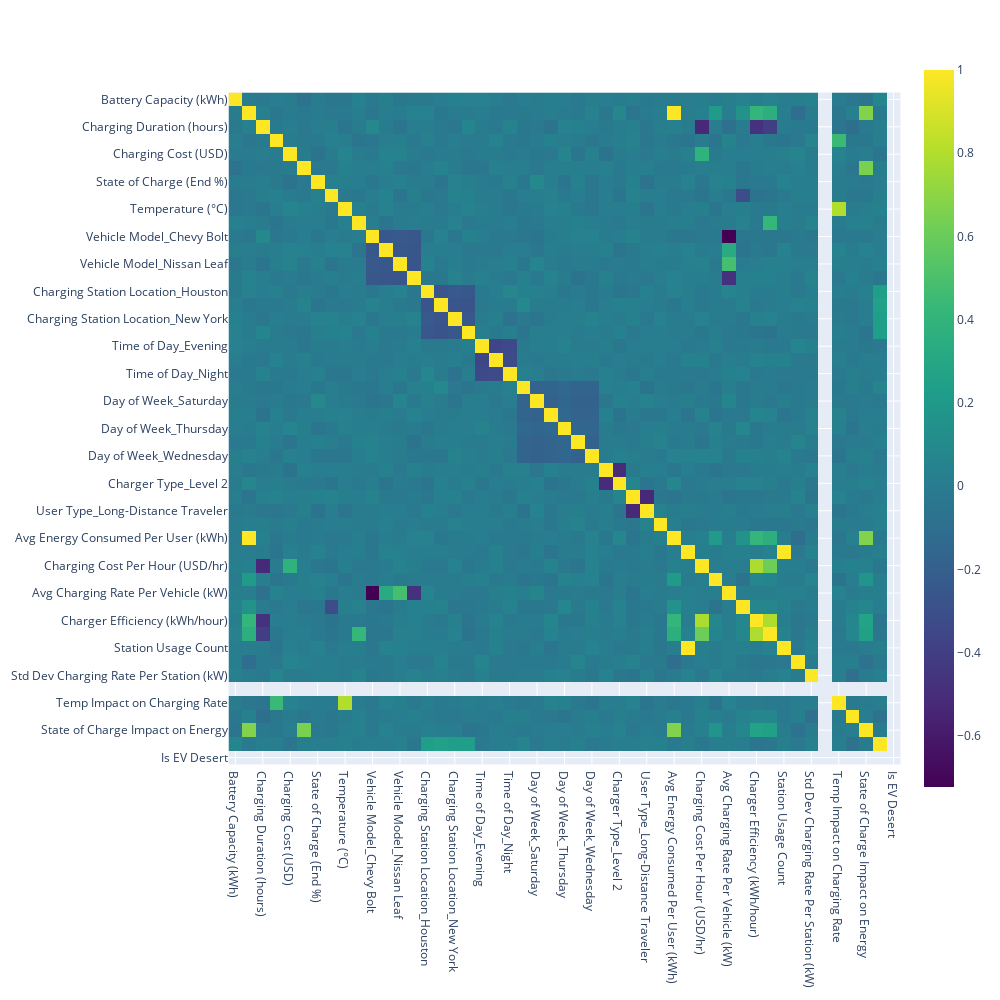

Notebook cell for this chart:
### Code cell
numeric_df = df.select_dtypes(include=['float64', 'int64'])
numeric_df.dtypes

correlation_matrix = numeric_df.corr()
print(correlation_matrix)

threshold = 0.8 

correlation_matrix_abs = correlation_matrix.abs()
# Create a mask to get pairs of highly correlated features
mask = (correlation_matrix_abs > threshold) & (correlation_matrix_abs != 1)  # Exclude self-correlation

# 5. Identify the features to drop
features_to_drop = set()

for i in range(len(correlation_matrix.columns)):
    for j in range(i):
        if mask.iloc[i, j]:
            colname = correlation_matrix.columns[i]
            features_to_drop.add(colname)
            print(f"Feature '{colname}' is highly correlated with '{correlation_matrix.columns[j]}'")

# 6. Print out the features to be dropped
print("\nFeatures marked for removal due to high correlation:")
print(features_to_drop)

# Debug: print the correlation between pairs of features being dropped
for feature in features_to_drop:
    print(f"Feature '{feature}' has high correlation with another feature.")

# 7. Drop the highly correlated features
df = df.drop(columns=features_to_drop)

# Print the removed features
print("\nRemoved features due to high correlation:")
print(features_to_drop)

# Visualize the correlation matrix
fig = px.imshow(correlation_matrix, text_auto=True, color_continuous_scale='Viridis')
fig.update_layout(width=1000, height=1000)
fig.show()

# Show the resulting DataFrame
print("\nRemaining DataFrame:")
print(df.head())

### Figure 1 — Plotly figure (JSON) as saved in the notebook; plotly's stock layout.template omitted (floating-point values rounded to 4 significant figures; data arrays with more than 128 entries replaced by an {"elided": "..."} marker saying what was removed)
{"data": [{"coloraxis": "coloraxis", "hovertemplate": "x: %{x}<br>y: %{y}<br>color: %{z}<extra></extra>", "name": "0", "texttemplate": "%{z}", "type": "heatmap", "x": ["Battery Capacity (kWh)", "Energy Consumed (kWh)", "Charging Duration (hours)", "Charging Rate (kW)", "Charging Cost (USD)", "State of Charge (Start %)", "State of Charge (End %)", "Distance Driven (since last charge) (km)", "Temperature (°C)", "Vehicle Age (years)", "Vehicle Model_Chevy Bolt", "Vehicle Model_Hyundai Kona", "Vehicle Model_Nissan Leaf", "Vehicle Model_Tesla Model 3", "Charging Station Location_Houston", "Charging Station Location_Los Angeles", "Charging Station Location_New York", "Charging Station Location_San Francisco", "Time of Day_Evening", "Time of Day_Morning", "Time of Day_Night", "Day of Week_Monday", "Day of Week_Saturday", "Day of Week_Sunday", "Day of Week_Thursday", "Day of Week_Tuesday", "Day of Week_Wednesday", "Charger Type_Level 1", "Charger Type_Level 2", "User Type_Commuter", "User Type_Long-Distance Traveler", "Peak vs Off-Peak", "Avg Energy Consumed Per User (kWh)", "Station Usage Intensity", "Charging Cost Per Hour (USD/hr)", "Avg Energy Consumed Per Day (kWh)", "Avg Charging Rate Per Vehicle (kW)", "Vehicle Efficiency (kWh/km)", "Charger Efficiency (kWh/hour)", "Charging Efficiency x Vehicle Age", "Station Usage Count", "Cost Per kWh (USD)", "Std Dev Charging Rate Per Station (kW)", "Charging Duration Skewness", "Temp Impact on Charging Rate", "Charging Duration Skewness Per Station", "State of Charge Impact on Energy", "Charging Station Count by City", "Is EV Desert"], "xaxis": "x", "y": ["Battery Capacity (kWh)", "Energy Consumed (kWh)", "Charging Duration (hours)", "Charging Rate (kW)", "Charging Cost (USD)", "State of Charge (Start %)", "State of Charge (End %)", "Distance Driven (since last charge) (km)", "Temperature (°C)", "Vehicle Age (years)", "Vehicle Model_Chevy Bolt", "Vehicle Model_Hyundai Kona", "Vehicle Model_Nissan Leaf", "Vehicle Model_Tesla Model 3", "Charging Station Location_Houston", "Charging Station Location_Los Angeles", "Charging Station Location_New York", "Charging Station Location_San Francisco", "Time of Day_Evening", "Time of Day_Morning", "Time of Day_Night", "Day of Week_Monday", "Day of Week_Saturday", "Day of Week_Sunday", "Day of Week_Thursday", "Day of Week_Tuesday", "Day of Week_Wednesday", "Charger Type_Level 1", "Charger Type_Level 2", "User Type_Commuter", "User Type_Long-Distance Traveler", "Peak vs Off-Peak", "Avg Energy Consumed Per User (kWh)", "Station Usage Intensity", "Charging Cost Per Hour (USD/hr)", "Avg Energy Consumed Per Day (kWh)", "Avg Charging Rate Per Vehicle (kW)", "Vehicle Efficiency (kWh/km)", "Charger Efficiency (kWh/hour)", "Charging Efficiency x Vehicle Age", "Station Usage Count", "Cost Per kWh (USD)", "Std Dev Charging Rate Per Station (kW)", "Charging Duration Skewness", "Temp Impact on Charging Rate", "Charging Duration Skewness Per Station", "State of Charge Impact on Energy", "Charging Station Count by City", "Is EV Desert"], "yaxis": "y", "z": {"elided": "49x49 float values"}}], "layout": {"coloraxis": {"colorscale": [[0, "#440154"], [0.1111, "#482878"], [0.2222, "#3e4989"], [0.3333, "#31688e"], [0.4444, "#26828e"], [0.5556, "#1f9e89"], [0.6667, "#35b779"], [0.7778, "#6ece58"], [0.8889, "#b5de2b"], [1, "#fde725"]]}, "height": 1000, "margin": {"t": 60}, "width": 1000, "xaxis": {"anchor": "y", "constrain": "domain", "domain": [0, 1], "scaleanchor": "y"}, "yaxis": {"anchor": "x", "autorange": "reversed", "constrain": "domain", "domain": [0, 1]}}}
